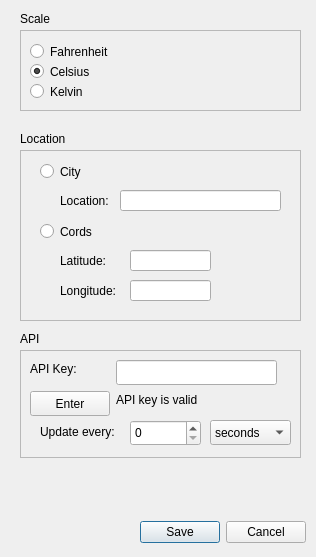
<?xml version="1.0" encoding="UTF-8"?>
<ui version="4.0">
 <class>SettingWindow</class>
 <widget class="QWidget" name="SettingWindow">
  <property name="windowModality">
   <enum>Qt::NonModal</enum>
  </property>
  <property name="geometry">
   <rect>
    <x>0</x>
    <y>0</y>
    <width>316</width>
    <height>557</height>
   </rect>
  </property>
  <property name="minimumSize">
   <size>
    <width>316</width>
    <height>526</height>
   </size>
  </property>
  <property name="maximumSize">
   <size>
    <width>316</width>
    <height>1000</height>
   </size>
  </property>
  <property name="windowTitle">
   <string>Settings</string>
  </property>
  <widget class="QLabel" name="label">
   <property name="geometry">
    <rect>
     <x>20</x>
     <y>10</y>
     <width>54</width>
     <height>17</height>
    </rect>
   </property>
   <property name="text">
    <string>Scale</string>
   </property>
  </widget>
  <widget class="QLabel" name="label_2">
   <property name="geometry">
    <rect>
     <x>20</x>
     <y>130</y>
     <width>54</width>
     <height>17</height>
    </rect>
   </property>
   <property name="text">
    <string>Location</string>
   </property>
  </widget>
  <widget class="QLabel" name="label_3">
   <property name="geometry">
    <rect>
     <x>20</x>
     <y>330</y>
     <width>54</width>
     <height>17</height>
    </rect>
   </property>
   <property name="text">
    <string>API</string>
   </property>
  </widget>
  <widget class="QFrame" name="frame">
   <property name="geometry">
    <rect>
     <x>20</x>
     <y>30</y>
     <width>281</width>
     <height>81</height>
    </rect>
   </property>
   <property name="minimumSize">
    <size>
     <width>0</width>
     <height>81</height>
    </size>
   </property>
   <property name="frameShape">
    <enum>QFrame::StyledPanel</enum>
   </property>
   <property name="frameShadow">
    <enum>QFrame::Raised</enum>
   </property>
   <widget class="QRadioButton" name="fahrenheit">
    <property name="geometry">
     <rect>
      <x>10</x>
      <y>10</y>
      <width>96</width>
      <height>23</height>
     </rect>
    </property>
    <property name="text">
     <string>Fahrenheit</string>
    </property>
   </widget>
   <widget class="QRadioButton" name="celsius">
    <property name="geometry">
     <rect>
      <x>10</x>
      <y>30</y>
      <width>96</width>
      <height>23</height>
     </rect>
    </property>
    <property name="text">
     <string>Celsius</string>
    </property>
    <property name="checked">
     <bool>true</bool>
    </property>
   </widget>
   <widget class="QRadioButton" name="kelvin">
    <property name="geometry">
     <rect>
      <x>10</x>
      <y>50</y>
      <width>96</width>
      <height>23</height>
     </rect>
    </property>
    <property name="text">
     <string>Kelvin</string>
    </property>
    <property name="checked">
     <bool>false</bool>
    </property>
   </widget>
  </widget>
  <widget class="QFrame" name="frame_2">
   <property name="geometry">
    <rect>
     <x>20</x>
     <y>150</y>
     <width>281</width>
     <height>171</height>
    </rect>
   </property>
   <property name="frameShape">
    <enum>QFrame::StyledPanel</enum>
   </property>
   <property name="frameShadow">
    <enum>QFrame::Raised</enum>
   </property>
   <widget class="QRadioButton" name="city">
    <property name="geometry">
     <rect>
      <x>20</x>
      <y>10</y>
      <width>96</width>
      <height>23</height>
     </rect>
    </property>
    <property name="text">
     <string>City</string>
    </property>
    <property name="checked">
     <bool>false</bool>
    </property>
   </widget>
   <widget class="QRadioButton" name="cords">
    <property name="geometry">
     <rect>
      <x>20</x>
      <y>70</y>
      <width>96</width>
      <height>23</height>
     </rect>
    </property>
    <property name="text">
     <string>Cords</string>
    </property>
    <property name="checked">
     <bool>false</bool>
    </property>
   </widget>
   <widget class="QLineEdit" name="cityEnter">
    <property name="geometry">
     <rect>
      <x>100</x>
      <y>40</y>
      <width>161</width>
      <height>21</height>
     </rect>
    </property>
   </widget>
   <widget class="QLabel" name="label_4">
    <property name="geometry">
     <rect>
      <x>40</x>
      <y>30</y>
      <width>54</width>
      <height>41</height>
     </rect>
    </property>
    <property name="text">
     <string>Location:</string>
    </property>
   </widget>
   <widget class="QLabel" name="label_5">
    <property name="geometry">
     <rect>
      <x>40</x>
      <y>90</y>
      <width>54</width>
      <height>41</height>
     </rect>
    </property>
    <property name="text">
     <string>Latitude:</string>
    </property>
   </widget>
   <widget class="QLineEdit" name="lat">
    <property name="geometry">
     <rect>
      <x>110</x>
      <y>100</y>
      <width>81</width>
      <height>21</height>
     </rect>
    </property>
   </widget>
   <widget class="QLineEdit" name="lon">
    <property name="geometry">
     <rect>
      <x>110</x>
      <y>130</y>
      <width>81</width>
      <height>21</height>
     </rect>
    </property>
    <property name="text">
     <string/>
    </property>
   </widget>
   <widget class="QLabel" name="label_6">
    <property name="geometry">
     <rect>
      <x>40</x>
      <y>120</y>
      <width>61</width>
      <height>41</height>
     </rect>
    </property>
    <property name="text">
     <string>Longitude:  </string>
    </property>
   </widget>
  </widget>
  <widget class="QFrame" name="frame_3">
   <property name="geometry">
    <rect>
     <x>20</x>
     <y>350</y>
     <width>281</width>
     <height>108</height>
    </rect>
   </property>
   <property name="frameShape">
    <enum>QFrame::StyledPanel</enum>
   </property>
   <property name="frameShadow">
    <enum>QFrame::Raised</enum>
   </property>
   <widget class="QLabel" name="label_7">
    <property name="geometry">
     <rect>
      <x>10</x>
      <y>10</y>
      <width>49</width>
      <height>17</height>
     </rect>
    </property>
    <property name="text">
     <string>API Key: </string>
    </property>
   </widget>
   <widget class="QLineEdit" name="API_key">
    <property name="geometry">
     <rect>
      <x>96</x>
      <y>10</y>
      <width>161</width>
      <height>25</height>
     </rect>
    </property>
    <property name="echoMode">
     <enum>QLineEdit::Normal</enum>
    </property>
   </widget>
   <widget class="QPushButton" name="API_Enter">
    <property name="geometry">
     <rect>
      <x>10</x>
      <y>41</y>
      <width>80</width>
      <height>25</height>
     </rect>
    </property>
    <property name="text">
     <string>Enter</string>
    </property>
   </widget>
   <widget class="QSpinBox" name="spinBox_update">
    <property name="geometry">
     <rect>
      <x>110</x>
      <y>70</y>
      <width>71</width>
      <height>26</height>
     </rect>
    </property>
   </widget>
   <widget class="QLabel" name="label_9">
    <property name="geometry">
     <rect>
      <x>20</x>
      <y>75</y>
      <width>79</width>
      <height>21</height>
     </rect>
    </property>
    <property name="toolTip">
     <string comment="Update every 2 minutes, should keep API call usage to the free trial"/>
    </property>
    <property name="text">
     <string>Update every:</string>
    </property>
    <property name="alignment">
     <set>Qt::AlignLeading|Qt::AlignLeft|Qt::AlignTop</set>
    </property>
   </widget>
   <widget class="QComboBox" name="comboBox_update">
    <property name="geometry">
     <rect>
      <x>190</x>
      <y>70</y>
      <width>81</width>
      <height>25</height>
     </rect>
    </property>
    <item>
     <property name="text">
      <string>seconds</string>
     </property>
    </item>
    <item>
     <property name="text">
      <string>minutes</string>
     </property>
    </item>
    <item>
     <property name="text">
      <string>hours</string>
     </property>
    </item>
   </widget>
   <widget class="QLabel" name="errorMessage">
    <property name="geometry">
     <rect>
      <x>96</x>
      <y>41</y>
      <width>83</width>
      <height>17</height>
     </rect>
    </property>
    <property name="text">
     <string>API key is valid</string>
    </property>
   </widget>
  </widget>
  <widget class="QDialogButtonBox" name="buttonBox">
   <property name="geometry">
    <rect>
     <x>140</x>
     <y>520</y>
     <width>166</width>
     <height>25</height>
    </rect>
   </property>
   <property name="standardButtons">
    <set>QDialogButtonBox::Cancel|QDialogButtonBox::Save</set>
   </property>
  </widget>
 </widget>
 <resources/>
 <connections/>
</ui>
